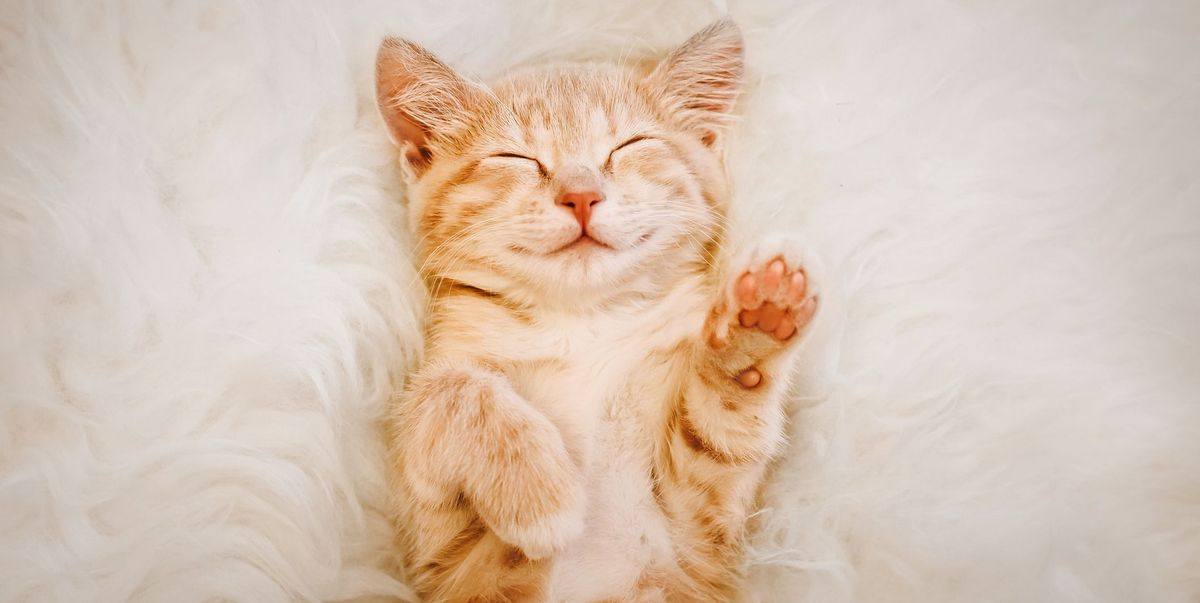
#> input picture cat.jpg, 1200 x 603 px
$ python -i main.py   (imports and definitions only)   (older library calls are emulated)
#> lines starting #> are read from the running program, lines starting #| are printed output that depends on the picture
# import all the libraries
from PIL import Image, ImageFont, ImageDraw
from PIL.ExifTags import TAGS
from tkinter import filedialog, Tk
import os, shutil

# Watermark object, stores values from parser and returns watermark string
class wmk:
    def __init__(self, d, m, y, hr, min, sec):
        self.d = d
        self.m = m
        self.y = y
        self.hr = hr
        self.min = min
        self.sec = sec

    def format_date(self):
        return (str(self.m) + "/" + str(self.d) + "/" + str(self.y))
    def format_dateAndTime(self):
        return (self.format_date() + " " +  str(self.hr) + ":" + str(self.min) + ":" + str(self.sec))

# This function adds the watermark to the photo
def add_watermark(img, text):
    width, height = img.size
    draw = ImageDraw.Draw(img)
    font = ImageFont.truetype('seven_segment.ttf', int(width / 30))
    textwidth, textheight = draw.textsize(text, font)
    x = width - textwidth - 45
    y = height - textheight - 25
    draw.text((x,y), text, font=font, fill='#FFFF00', stroke_width=1, stroke_fill='#222')

# This function grabs the timestamp from the image's EXIF data
def get_timestamp(img_exif):
    for (k,v) in img_exif.items():
        if TAGS.get(k) == 'DateTimeOriginal':
            return v

# This function splits timestamp into seperate sections (d/m/y etc). This portion changes based on how EXIF data is read
def parse_metadata(img):
    exif = img._getexif()
    timestamp = str(get_timestamp(exif))
    date, time = timestamp.split(' ')
    y, m, d = date.split(':')
    hr, min, sec = time.split(':')
    return wmk(d, m, y, hr, min, sec)

def main():
    root = Tk()
    root.withdraw()
    filepath = filedialog.askdirectory(initialdir='/Users/ian/Documents/GitHub/photo-timestamp')
    files = list(filter(lambda f: f.lower().endswith(('.jpg', '.jpeg', '.png')), os.listdir(filepath)))
    dest_path = os.path.join(filepath, "Time_Stamped")
    if os.path.exists(dest_path):
        shutil.rmtree(dest_path)
    os.makedirs(dest_path)
    print(files)
    # Open images
    for imgpath in files:
        print(imgpath)
        image = Image.open(filepath+"/"+imgpath)
        watermark = parse_metadata(image)
        add_watermark(image, watermark.format_dateAndTime())
        image.save(f"{dest_path}/{imgpath}")

# [2 lines not run here, left out]

>>> import cv2
>>> picture = cv2.imread('cat.jpg', cv2.IMREAD_GRAYSCALE)
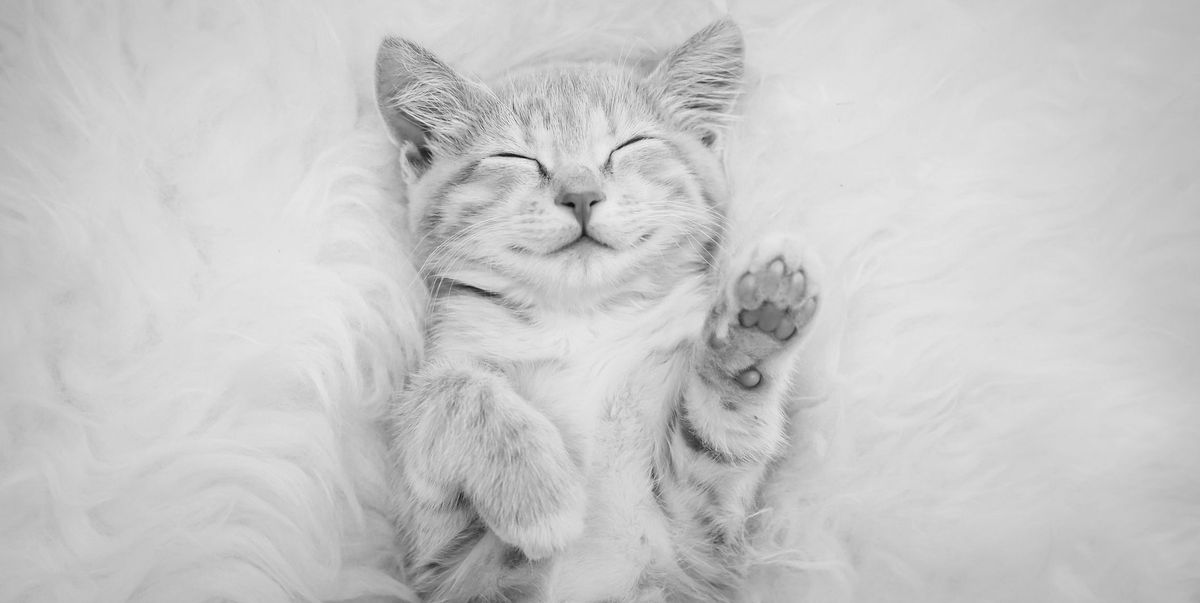
#> picture: shape (603, 1200); min 7, max 248, mean 200.5
#> (the run stopped early here; a loop or call above may not have finished)
